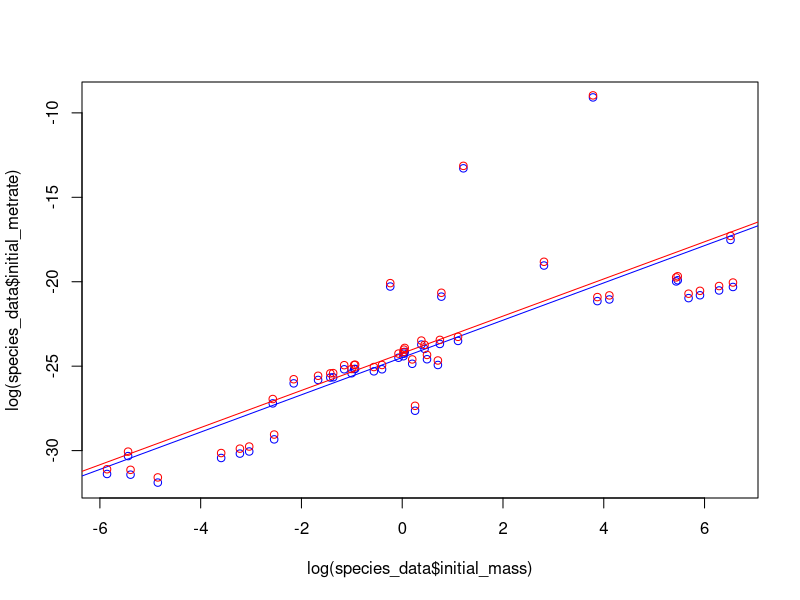
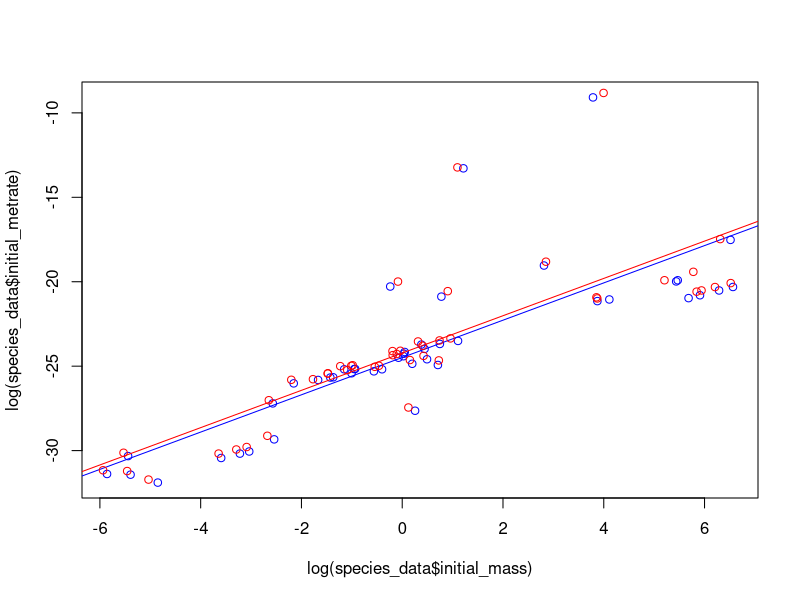
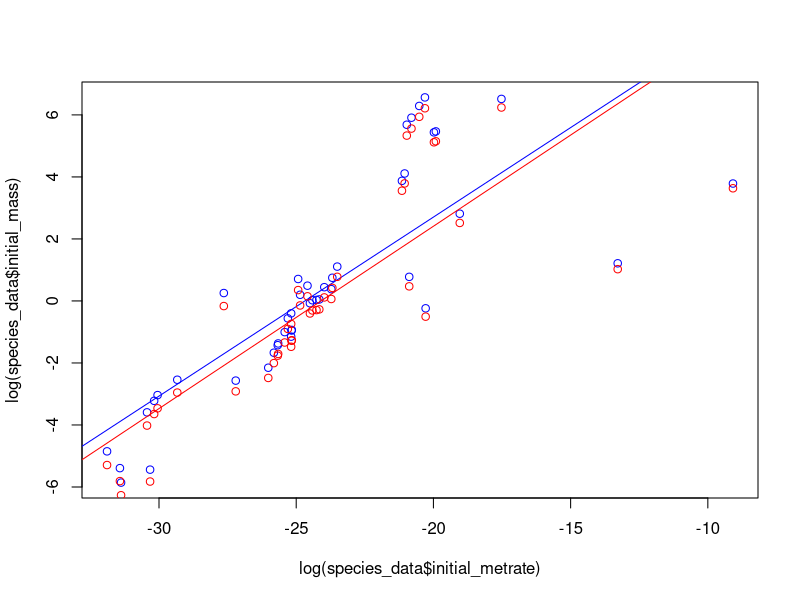
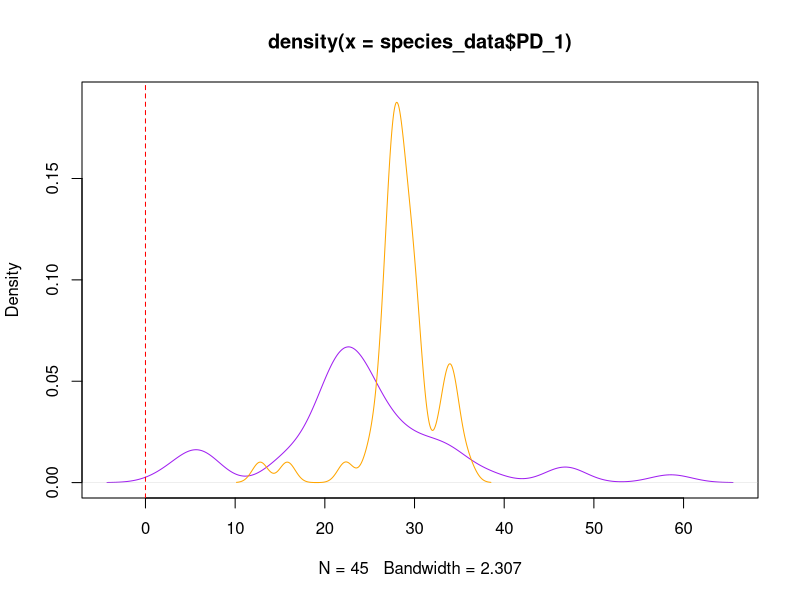
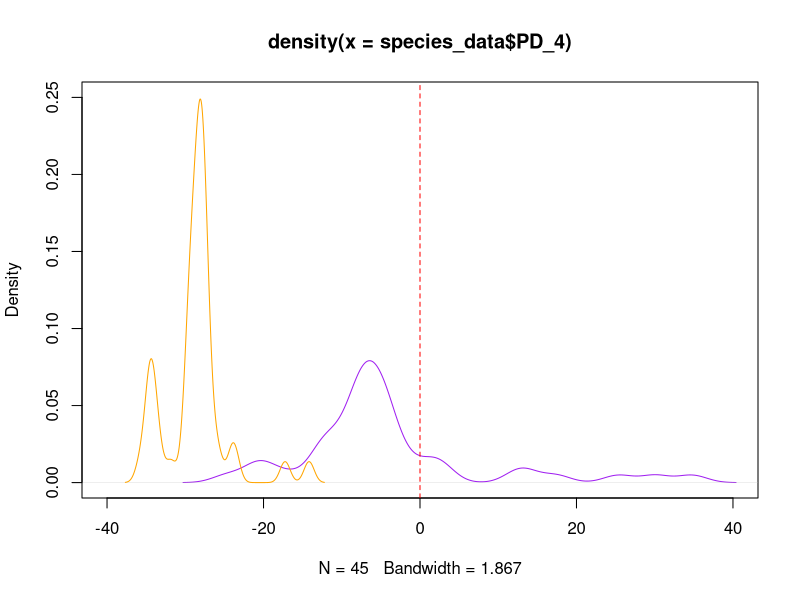
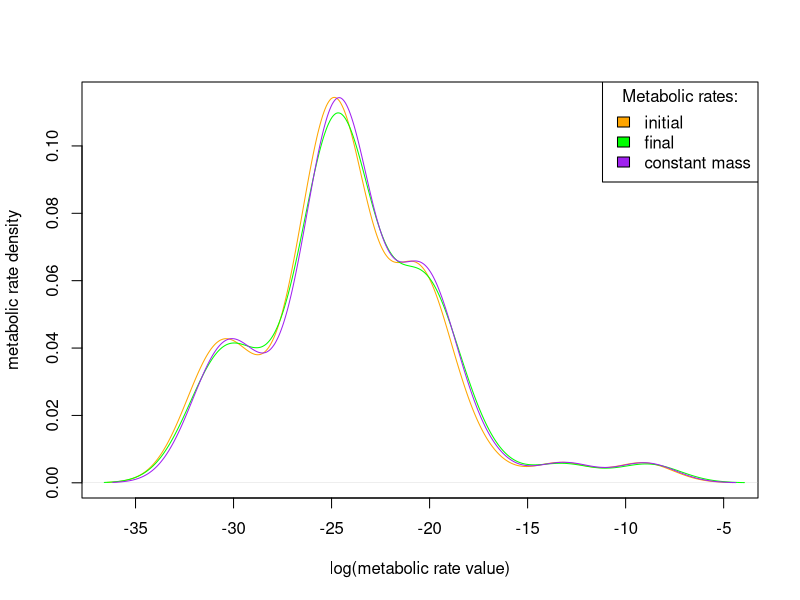
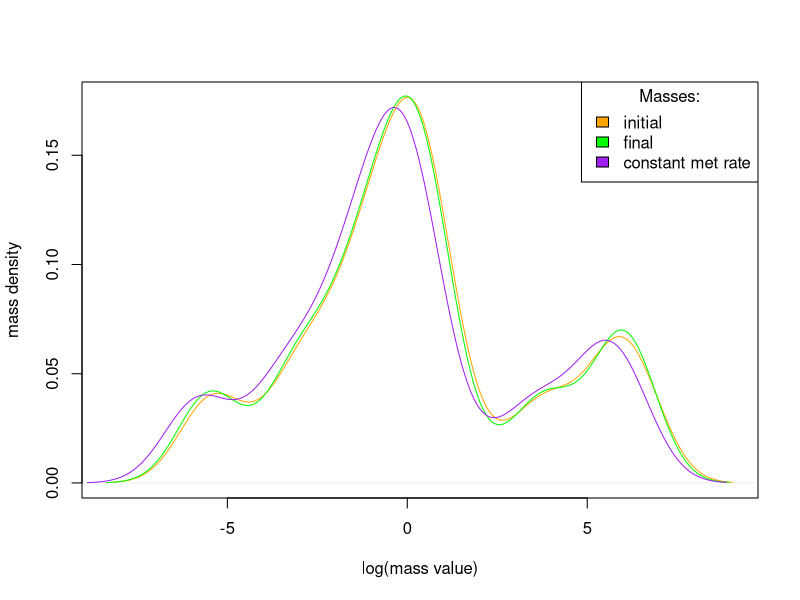
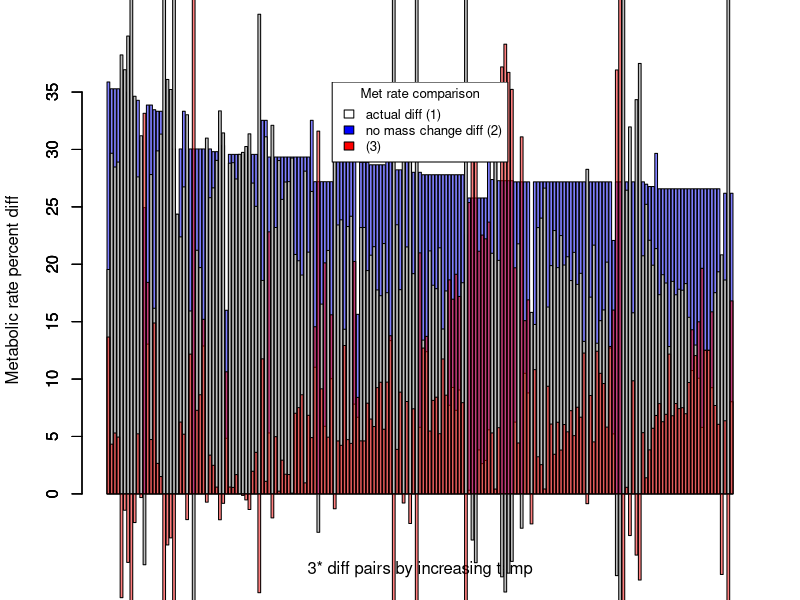

R code for these plots, in order:

#--------------CALCULATING EXPONENTS AND ACTIVATION ENERGY FOR METABOLIC EQUATIONS-------------------------------

### For the metabolic rate equation Metabolic Rate = constant * (Mass ^exponent) * e ^ Activation Energy/kt
### This section uses metabolic rate, temperature, and size data to calculated fitted exponent and activation
### energy for the taxonomic classes for which we could find data. 

# Classes: Branchiopoda, Malacostraca, Maxillopoda
# Data source: Makrieva
MR_data = read.csv("Class_metabolicrates_Makrievadata.csv", stringsAsFactors = FALSE)
Class_list=unique(MR_data$Class)
InvK=1/(273.15+MR_data$TC) #getting all the units correct
Mkg=MR_data$Mg/1000
W=MR_data$qWkg*Mkg
MR_data = cbind(MR_data, InvK, W)

#obtaining class-specific exponents for metabolic rate scaling for Branchiopoda Malacostraca and Maxillopoda
class_slopes=c()
for (current_class in Class_list){
  Class_data=subset(MR_data, MR_data$Class == current_class)
  basic=lm(log(Class_data$W) ~ log(Class_data$Mg) + Class_data$InvK)
  Mslope=basic$coefficients[2]
  Tslope=basic$coefficients[3]
  Ea=Tslope*0.00008617
  class_slopes=rbind(class_slopes, c(current_class, Mslope, Tslope, Ea))
}

# Classes: Amphibia
# Data source: White
MR_Amphi = read.csv("Whiteetal_Amphibiandata.csv", stringsAsFactors = FALSE)
A_InvK=1/(273.15+MR_Amphi$TC)
A_Mkg=MR_Amphi$Mg/1000
MR_Amphi = cbind(MR_Amphi, A_InvK, A_Mkg)
A_basic=lm(log(MR_Amphi$Watts) ~ log(MR_Amphi$A_Mkg) + MR_Amphi$A_InvK)
Mslope=A_basic$coefficients[2]
Tslope=A_basic$coefficients[3]
Ea=Tslope*0.00008617
class_slopes=rbind(class_slopes, c("Amphibia", Mslope, Tslope, Ea))
class_slopes=as.data.frame(class_slopes, stringsAsFactors = FALSE)

# Classes: Actinoperygii
# Data source: Gillooly
#obtaining super-class-specific exponents for metabolic rate scaling in fish
MR_fish = read.csv("gillooly_fish.csv", stringsAsFactors = FALSE)
f_Mkg=MR_fish$Mg/1000
MR_fish = cbind(MR_fish, f_Mkg)
F_basic=lm(log(MR_fish$W) ~ log(MR_fish$f_Mkg) + MR_fish$invK)
Mslope=F_basic$coefficients[2]
Tslope=F_basic$coefficients[3]
Ea=Tslope*0.00008617
class_slopes=rbind(class_slopes, c("Actinoperygii", Mslope, Tslope, Ea))
class_slopes=as.data.frame(class_slopes, stringsAsFactors = FALSE)

#removing unneccesary column and renaming columns
class_values=class_slopes[c(-3)]
names(class_values)[names(class_values) == "V1"] = "Class"
names(class_values)[names(class_values) == "log(Class_data$Mg)"] = "exponent"
names(class_values)[names(class_values) == "Class_data$InvK"] = "Ea"

# Classes: Insecta, Gastropoda, Eurotatoria, Entognatha
# Data source (Insecta only): Chown
# Remaining classes' values from theory
I_class="Insecta"
other_class=c("Gastropoda","Eurotatoria", "Entognatha")
I_slope=0.75
I_Ea=-0.62
Other_Ea=-0.63
other_values=cbind(I_class,I_slope,I_Ea)
for (current_class in other_class){
  current_values=cbind(current_class,I_slope,Other_Ea)
  other_values=rbind(other_values, current_values)
}

other_values = as.data.frame(other_values)
names(other_values)[names(other_values) == "I_class"] = "Class"
names(other_values)[names(other_values) == "I_slope"] = "exponent"
names(other_values)[names(other_values) == "I_Ea"] = "Ea"
class_values = rbind(class_values, other_values)
class_values = transform(class_values, exponent = as.numeric(exponent), Ea = as.numeric(Ea))

#---------------------CREATE THREE DEGREE DATASET----------------------------
### Within a scientific paper, the body size-temperature study may have replicated
### experiments or have slightly different experiments that were conducted. Each experiment
### is called a replicate and was given a unique identifier in "MTEEcto_data.csv". 

# Read in compiled experimental dataset, has one temperature and replicate per row
original_data = read.csv("MTEEcto_data.csv", stringsAsFactors = FALSE, fileEncoding = "latin1")

# Turn unique row names into column in original dataset
original_data = data.frame(as.numeric(rownames(original_data)), original_data)
colnames(original_data)[1] = "row_names"

# Create list of experiment names and respective species
replicate_list_original=unique(original_data$studyID)

# Create dataset containing all temperature pairs within each replicate
all_pairs = c()
for(current_replicate in replicate_list_original){
  single_replicate = subset(original_data, original_data$studyID == current_replicate)
  single_replicate_rownames_combos = combn(single_replicate$row_names, 2)
  single_replicate_rownames_combos = t(single_replicate_rownames_combos)
  single_replicate_temps_combos = combn(single_replicate$temp, 2)
  single_replicate_temps_combos = t(single_replicate_temps_combos)
  single_replicate_masses_combos = combn(single_replicate$mass, 2)
  single_replicate_masses_combos = t(single_replicate_masses_combos)
  single_replicate_combos = cbind(single_replicate_rownames_combos, single_replicate_temps_combos, single_replicate_masses_combos)
  single_replicate_combos = data.frame(single_replicate_combos)
  single_replicate_combos = cbind(current_replicate, single_replicate_combos)
  all_pairs = rbind(all_pairs, single_replicate_combos)
}
names(all_pairs) = c("studyID", "initial_temp_row", "final_temp_row", "initial_temp", "final_temp", "initial_mass", "final_mass")

# Subset dataset to contain only temperature pairs that differ by 3*
all_pairs$temp_diff = all_pairs$final_temp - all_pairs$initial_temp
three_degree_pairs = subset(all_pairs, all_pairs$temp_diff == 3)

# Add species to three degree difference pairs
lookup = original_data[match(three_degree_pairs$studyID, original_data$studyID),]
three_degree_pairs$species = lookup$Species
three_degree_pairs$Class = lookup$Class

# List of species and number of pairs per species
species_duplicates = sort(table(three_degree_pairs$species), decreasing=TRUE)

# Add class-specific values to pairs dataset
store_class_values = class_values[match(three_degree_pairs$Class, class_values$Class),]
three_degree_pairs = cbind(three_degree_pairs, store_class_values$exponent, store_class_values$Ea)
colnames(three_degree_pairs)[11] = "exponent"
colnames(three_degree_pairs)[12] = "Ea"

# List of classes and number of pairs per class
class_distribution = table(three_degree_pairs$Class)

#------------------CALCULATE METABOLIC RATES/MASSES--------------------------

# Use MTE equation to calculate metabolic rates (initial, final, and w/ constant/initial mass)
three_degree_pairs$initial_metrate = (three_degree_pairs$initial_mass ^ three_degree_pairs$exponent) * (exp(((three_degree_pairs$Ea) / (.00008617 * (three_degree_pairs$initial_temp + 273.15)))))
three_degree_pairs$final_metrate = (three_degree_pairs$final_mass ^ three_degree_pairs$exponent) * (exp(((three_degree_pairs$Ea) / (.00008617 * (three_degree_pairs$final_temp + 273.15)))))
three_degree_pairs$constantmass_metrate = (three_degree_pairs$initial_mass ^ three_degree_pairs$exponent) * (exp(((three_degree_pairs$Ea) / (.00008617 * (three_degree_pairs$final_temp + 273.15)))))

# Use rearranged MTE equation to calculate mass w/ constant/initial metabolic rate
three_degree_pairs$constantmetrate_mass = (three_degree_pairs$initial_metrate / (exp(three_degree_pairs$Ea / (.00008617 * (three_degree_pairs$final_temp + 273.15))))) ^ (1 / three_degree_pairs$exponent)

#--------------------EXPLORATORY STATS AND FIGURES-----------------------

### Summary values

# Percent differences for metabolic rates
  # 1: initial to final (empirical), expect increase
  # 2: initial to constant mass (theoretical), expect increase
  # 3: final to constant mass, expect increase
three_degree_pairs$PD_1 = ((three_degree_pairs$final_metrate / three_degree_pairs$initial_metrate) - 1) * 100
three_degree_pairs$PD_2 = ((three_degree_pairs$constantmass_metrate / three_degree_pairs$initial_metrate) - 1) * 100
three_degree_pairs$PD_3 = ((three_degree_pairs$constantmass_metrate / three_degree_pairs$final_metrate) - 1) * 100

# Percent differences for masses
  # 4: initial to final (empirical), expect decrease
  # 5: initial to constant metabolic rate (theoretical), expect decrease
  # 6: final to constant metabolic rate, expect decrease
three_degree_pairs$PD_4 = ((three_degree_pairs$final_mass / three_degree_pairs$initial_mass) - 1) * 100
three_degree_pairs$PD_5 = ((three_degree_pairs$constantmetrate_mass / three_degree_pairs$initial_mass) - 1) * 100
three_degree_pairs$PD_6 = ((three_degree_pairs$constantmetrate_mass / three_degree_pairs$final_mass) - 1) * 100

# Create species dataset
# This code is way awful
library(dplyr)

# Get columns for averages
species_data = three_degree_pairs %>%
  group_by(species) %>%
  #summarise(count = n())
  summarise_each(funs(mean), initial_mass, final_mass, initial_metrate, final_metrate, 
                 constantmass_metrate, constantmetrate_mass, PD_1, PD_2, PD_3, PD_4, PD_5, PD_6) 

# Add in species occurrence values
occurrences = three_degree_pairs %>%
  group_by(species) %>%
  summarise(count = n())

species_data$occurrences = occurrences$count

# Add in class column
lookup_test = lookup[match(species_data$species, three_degree_pairs$species),]
species_data$class = lookup_test$Class

### Figures

# Regression + ANOVA: initial and constant mass
plot(log(species_data$initial_mass), log(species_data$initial_metrate), col = "blue")
linreg1 = lm(log(species_data$initial_metrate) ~ log(species_data$initial_mass))
print(summary(linreg1))
abline(linreg1, col = "blue")
points(log(species_data$initial_mass), log(species_data$constantmass_metrate), col = "red")
linreg2 = lm(log(species_data$constantmass_metrate) ~ log(species_data$initial_mass))
print(summary(linreg2))
abline(linreg2, col = "red")

# Regression + ANOVA: initial and final
plot(log(species_data$initial_mass), log(species_data$initial_metrate), col = "blue")
linreg3 = lm(log(species_data$initial_metrate) ~ log(species_data$initial_mass))
print(summary(linreg3))
abline(linreg3, col = "blue")
points(log(species_data$final_mass), log(species_data$final_metrate), col = "red")
linreg4 = lm(log(species_data$final_metrate) ~ log(species_data$final_mass))
print(summary(linreg4))
abline(linreg4, col = "red")

# Regression + ANOVA: initial and constant metabolic rate
plot(log(species_data$initial_metrate), log(species_data$initial_mass), col = "blue")
linreg5 = lm(log(species_data$initial_mass) ~ log(species_data$initial_metrate))
print(summary(linreg5))
abline(linreg5, col = "blue")
points(log(species_data$initial_metrate), log(species_data$constantmetrate_mass), col = "red")
linreg6 = lm(log(species_data$constantmetrate_mass) ~ log(species_data$initial_metrate))
print(summary(linreg6))
abline(linreg6, col = "red")

# Density plots for t-test for metabolic rate + normality test + t-test
plot(density(species_data$PD_1), col = "purple", ylim = c(0, 0.19))
lines(density(species_data$PD_2), col = "orange")
abline(v = 0, lty = 2, col = "red")
shapiro.test(species_data$PD_1)
shapiro.test(species_data$PD_2)
t.test(species_data$PD_1, species_data$PD_2, paired = TRUE)

# Density plots for t-test for mass + normality test + t-test
plot(density(species_data$PD_4), col = "purple", xlim = c(-40, 40), ylim = c(0, 0.25))
lines(density(species_data$PD_5), col = "orange")
abline(v = 0, lty = 2, col = "red")
shapiro.test(species_data$PD_4)
shapiro.test(species_data$PD_5)
t.test(species_data$PD_4, species_data$PD_5, paired = TRUE)

# Density plot of metabolic rates, log-transformed
plot(density(log(species_data$initial_metrate)), col = "orange", main = "", 
     xlab = "log(metabolic rate value)", ylab = "metabolic rate density")
lines(density(log(species_data$final_metrate)), col = "green")
lines(density(log(species_data$constantmass_metrate)), col = "purple")
legend("topright", c("initial", "final", "constant mass"), title = "Metabolic rates:",
       fill = c("orange", "green", "purple"))

# Density plot of mass values, log-transformed
plot(density(log(species_data$initial_mass)), col = "orange", main = "", 
     xlab = "log(mass value)", ylab = "mass density")
lines(density(log(species_data$final_mass)), col = "green")
lines(density(log(species_data$constantmetrate_mass)), col = "purple")
legend("topright", c("initial", "final", "constant met rate"), title = "Masses:",
       fill = c("orange", "green", "purple"))


### Statistical tests

# ANOVA for regression plots and two-sample t-test for density plots, can't do though

#-----------------------------ABSOLUTE TEMP-------------------------------

# Arrange dataset according to initial temperature
data_by_temp = three_degree_pairs[with(three_degree_pairs, order(initial_temp)), ]

# Barplot of percent differences for metabolic rates; expect 0 < diff3 < diff1 < diff2
barplot(data_by_temp$PD_2, col = rgb(0, 0, 1, 0.5), ylab = "Metabolic rate percent diff", 
        xlab = "3* diff pairs by increasing temp")
barplot(data_by_temp$PD_1, add = T)
barplot(data_by_temp$PD_3, col = rgb(1, 0, 0, 0.5), add = T)
legend("top", c("actual diff (1)", "no mass change diff (2)", "(3)"), cex = 0.8, 
       title = "Met rate comparison", fill = c("white", "blue", "red"))

# Barplot of percent differences for masses; expect 0 > diff4 > diff 5, uncertain diff6
barplot(data_by_temp$PD_5, col = rgb(0, 0, 1, 0.5), ylab = "Mass percent diff", 
        xlab = "3* diff pairs by increasing temp")
barplot(data_by_temp$PD_6, col = rgb(1, 0, 0, 0.5), add = T)
barplot(data_by_temp$PD_4, add = T)
legend("top", c("actual diff (4)", "needed diff (5)", "(6)"), cex = 0.8, title = "Mass comparison", 
       fill = c("white", "blue", "red"))

# Lin reg of scatterplot of difference in metabolic rate when mass is constant
# or changes, larger positive values indicate changing mass keeps met rate closer
# to initial
plot(data_by_temp$initial_temp, data_by_temp$PD_3)
linreg = lm(data_by_temp$PD_3 ~ data_by_temp$initial_temp)
print(summary(linreg))
abline(linreg, lty = 2)
abline(h = 0, col = "red")

# Lin reg of scatterplot of difference in mass when met rate is constant or
# changes, values closer to zero indicate mass change keeps met rate closer to 
# initial
plot(data_by_temp$initial_temp, data_by_temp$PD_6)
linreg = lm(data_by_temp$PD_6 ~ data_by_temp$initial_temp)
print(summary(linreg))
abline(linreg, lty = 2)
abline(h = 0, col = "red")

# Arrange dataset according to class
#three_degree_pairs = three_degree_pairs[with(three_degree_pairs, order(Class)), ]
